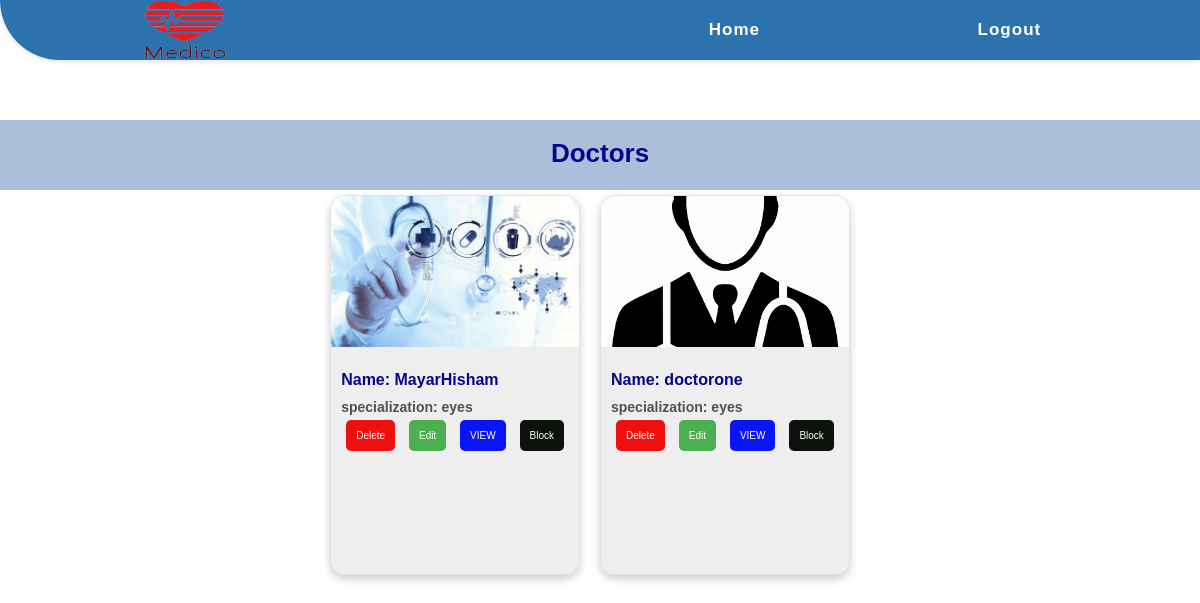
The page /admin/view_doctors_for_admin.php on the database its author committed.
### tables this page shows
CREATE TABLE `doctors` (
  `id` int(11) NOT NULL,
  `dfirst_name` varchar(255) NOT NULL,
  `dlast_name` varchar(255) NOT NULL,
  `date_of_birth` date NOT NULL,
  `profession_practice` mediumtext DEFAULT NULL,
  `years_of_exp` int(11) NOT NULL,
  `daddress` varchar(255) NOT NULL,
  `phone` int(11) NOT NULL,
  `doctor_syndicate` mediumtext DEFAULT NULL,
  `email` varchar(255) NOT NULL,
  `specialization` varchar(255) NOT NULL,
  `password` int(11) NOT NULL,
  `image` mediumtext DEFAULT NULL,
  `accepted` varchar(255) NOT NULL,
  `blocked` varchar(255) NOT NULL
);

### admin/view_doctors_for_admin.php (the view, shortened to what this page needs)
<?php
include "../shared/conn.php";
?>
<?php
$qry = "SELECT * FROM `doctors` WHERE accepted ='yes'";
$rslt = mysqli_query($connect, $qry);
?>
<!DOCTYPE html>
<html lang="en">
<head>
    <link rel="stylesheet" href="../CSS/style.css">
    <link rel="stylesheet" href="../CSS/footer.css">
    <link rel="stylesheet" href="../CSS/pharmacy's view.css">
    <link rel="stylesheet" href="../CSS/doctors.css">
</head>
<body>
    <nav>
        <div class="logo">
            <img src="../Images/Medico_Logo_2_Final-removebg-preview-1.png" alt="Medico Logo">
        </div>
        <ul class="nav-links">
            <li><a href="./admin_home.php">Home</a></li>
            <li><a href="../shared/login.php?bbye='1'">Logout</a></li>
        </ul>
    </nav>
    <h1 class="h1_text" id="Requests">Doctors</h1>
    <div class="content">
        <div class="card-container">
            <?php while ($row = mysqli_fetch_array($rslt)) { ?>
                <div class="card_doctors">
                    <img src="../upload/<?php echo $row['image'] ?>" alt="Doctor's photo">
                    <div class="card-text">
                        <h3>Name: <?php echo $row['dfirst_name']    .  $row['dlast_name']   ?></h3>
                        <p>specialization: <?php echo $row['specialization']  ?></p>
                        <a href="view_doctors_for_admin.php?delete=<?php echo $row['id']; ?> "><button class="delete">Delete</button></a>
                        <a href="doctor_registration_form_for_admin.php?edit=<?php echo $row['id']; ?>"> <button class="edit">Edit</button></a>
                        <a href="vieww_doctor_profile_from_admin.php?view=<?php echo $row['id']; ?> "><button class="view">VIEW</button></a>
                        <?php if ($row['blocked'] == 'yes') { ?>
                            <td><a href="view_doctors_for_admin.php?unblock=<?php echo $row['id']; ?> "><button class="block">Unblock</button></a></td>
                        <?php } else { ?>
                            <td><a href="view_doctors_for_admin.php?block=<?php echo $row['id']; ?> "><button class="block">Block</button></a></td>
                        <?php  } ?>
                    </div>
                </div>
            <?php
            }
            ?>
        </div>
    </div>
</body>
</html>

### CSS/style.css (style rules this page uses)
* { padding: 0; margin: 0; box-sizing: border-box; font-family: 'Poppins', sans-serif; }
nav { display: flex; justify-content: space-between; align-items: center; background-color: #2c73ae; height: 60px; padding: 0 50px; box-shadow: 0px 2px 5px rgba(0, 0, 0, 0.1); border-bottom-left-radius: 60px; }
.logo { width: 100px; height: 100px; margin-left: 10px; }
.logo img { width: 250px; height: 100px; }
.nav-links { display: flex; justify-content: space-around; width: 50%; }
.nav-links li { list-style: none; }
.nav-links a { color: #ffffff; text-decoration: none; font-weight: bold; font-size: 17px; letter-spacing: 1px; }
.nav-links li { opacity: 1; transition: opacity 0.5s ease-in-out; margin: 10px 0; }
.h1_text { text-align: center; color: rgb(4, 4, 140); font-size: 30px; padding-top: 10px; font-weight: bold; margin-top: 70px; margin-bottom: 20px; background-color: #295aa063; height: 70px; }

### CSS/footer.css (style rules this page uses)
body { min-height: 100vh; }
a { color: #253bbc; text-decoration: none; }
html { height: 100%; }
body { display: flex; flex-direction: column; min-height: 100%; }
.content { flex: 1; }

### CSS/pharmacy's view.css (style rules this page uses)
* { padding: 0; margin: 0; box-sizing: border-box; font-family: 'Poppins', sans-serif; }
nav { display: flex; justify-content: space-between; align-items: center; background-color: #2c73ae; height: 60px; padding: 0 50px; box-shadow: 0px 2px 5px rgba(0, 0, 0, 0.1); border-bottom-left-radius: 60px; }
.nav-links { display: flex; justify-content: space-around; width: 50%; }
.nav-links li { list-style: none; }
.nav-links a { color: #ffffff; text-decoration: none; font-weight: bold; font-size: 17px; letter-spacing: 1px; }
.nav-links li { opacity: 1; transition: opacity 0.5s ease-in-out; margin: 10px 0; }
.h1_text { text-align: center; color: rgb(4, 4, 140); font-size: 26px; padding-top: 18px; font-weight: bold; margin-top: 60px; margin-bottom: 20px; background-color: #295aa063; height: 70px; }
button { background-color: #103ca4; border: none; color: white; padding: 10px 20px; text-align: center; text-decoration: none; display: inline-block; font-size: 20px; margin-left: 400px; margin-right: -700px; margin-top: 0px; margin-bottom: 0px; cursor: pointer; border-radius: 25px; }

### CSS/doctors.css (style rules this page uses)
.card-container { display: flex; flex-wrap: wrap; justify-content: center; margin-bottom: 100px; margin-left: -20px; margin-top: -35px; }
.card_doctors { width: 230px; height: 380px; margin: 10px; border: 1px solid #dfdfdfb6; border-radius: 15px; box-shadow: 0 4px 8px rgba(0, 0, 0, 0.2); margin: 20px 10px 0 10px; overflow: hidden; background-color: rgba(224, 224, 224, 0.561); width: fit-content; }
.card_doctors img { width: 100%; height: 40%; object-fit: cover; }
.card-text { padding: 10px; font-size: 14px; }
.card-text h3 { margin-top: 10px; margin-bottom: 10px; font-size: 16px; font-weight: bolder; color: rgb(6, 6, 138); }
.card-text p { font-weight: bolder; margin-top: 10px; color: rgb(82, 80, 80); }
.delete { background-color: #f00f0f; border: none; color: white; padding: 10px 10px; text-align: center; text-decoration: none; display: inline-block; font-size: 10px; margin: 5px; cursor: pointer; border-radius: 5px; }
.edit { background-color: #4CAF50; border: none; color: white; padding: 10px 10px; text-align: center; text-decoration: none; display: inline-block; font-size: 10px; margin: 5px; cursor: pointer; border-radius: 5px; }
.block { background-color: #0d120d; border: none; color: white; padding: 10px 10px; text-align: center; text-decoration: none; display: inline-block; font-size: 10px; margin: 5px; cursor: pointer; border-radius: 5px; }
.view { background-color: #0915f5; border: none; color: white; padding: 10px 10px; text-align: center; text-decoration: none; display: inline-block; font-size: 10px; margin: 5px; cursor: pointer; border-radius: 5px; }

### rows shown on the page
doctors: image (picture), dfirst_name "Mayar", dlast_name "Hisham", specialization "eyes"
doctors: image (picture), dfirst_name "doctor", dlast_name "one", specialization "eyes"
